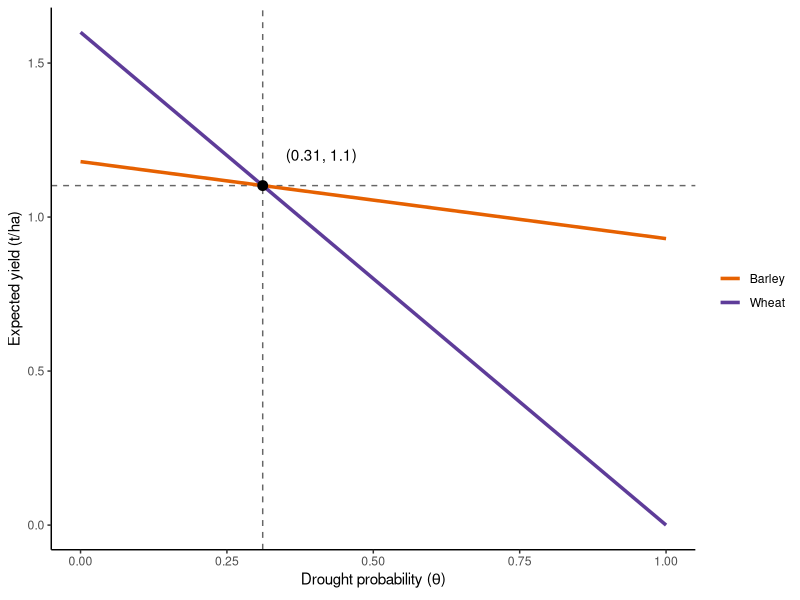

Source code (R): (Note: this script raises an error after producing the figure.)
## ---- chunk 1
knitr::opts_chunk$set(echo = FALSE, cache = TRUE, fig.width = 5, fig.asp = 0.618)
library(raster)
library(ncdf4)
library(tidyverse)
library(patchwork)
## ---- chunk 2
wheat_dry <- 0
wheat_normal <- 1.6

barley_dry <- 0.93
barley_normal <- 1.18
## ---- chunk 3
expected_yield_wheat <- function(risk) {
  risk * wheat_dry + (1 - risk) * wheat_normal
}

expected_yield_barley <- function(risk) {
  risk * barley_dry + (1 - risk) * barley_normal
}

expected_yield <- function(risk) {
  expected_yield_wheat(risk) + expected_yield_barley(risk)
}

indiff <- tibble(risk = (barley_normal - wheat_normal) / (wheat_dry - wheat_normal - barley_dry + barley_normal),
                 yield = risk * wheat_dry + (1 - risk) * wheat_normal)
indiff_label <- paste0('(', round(indiff$risk, 2), ', ', round(indiff$yield, 2), ')')

tibble(risk = seq(0, 1, .1),
      Barley = expected_yield_barley(risk),
      Wheat = expected_yield_wheat(risk)) %>%
  gather(type, yield, Barley:Wheat) %>%
  ggplot(aes(risk, yield)) +
  geom_hline(yintercept = indiff$yield, linetype = 2, alpha = .6)+
  geom_vline(xintercept = indiff$risk, linetype = 2, alpha = .6) +
  geom_line(aes(color = type), size = 1.2) +
  geom_point(data = indiff, color = 'black', size = 3) +
  geom_text(data = indiff, label = indiff_label, nudge_x = 0.1, nudge_y = 0.1) +
  theme_classic() +
  scale_color_manual(values = c('#e66101', '#5e3c99'), name = '') +
  labs(x = expression('Drought probability (' * theta * ')'), y = 'Expected yield (t/ha)')
## ---- chunk 4
konya <- matrix(c(32.5, 37.9), nrow = 1) # point at which to sample TraCE
## ---- chunk 5
# convective precipitation
precc <- map(
  list.files('../Data/PRECC', full.names = TRUE)[-12],
  ~ brick(.) %>%
    raster::extract(konya, df = TRUE) %>%
    select(-ID) %>%
    gather(time, precc)
) %>%
  bind_rows()

# large-scale precipitation
precl <- map(
  list.files('../Data/PRECL', full.names = TRUE)[-12],
  ~ brick(.) %>%
    raster::extract(konya, df = TRUE) %>%
    select(-ID) %>%
    gather(time, precl)
) %>%
  bind_rows()
## ---- chunk 6
sim_past <- left_join(precc, precl, by = 'time') %>%
  mutate(
    rainfall = (precc + precl) * 2.628e+9, # unit conversion
    year = rep(-10200:-5001, each = 12),
    # hardcode dates instead of using ncdf time because of date shift with averaging period
    month = rep(1:12, times = 5200)
  ) %>%
  select(-time,-precl,-precc) %>%
  mutate(water_year = if_else(month %in% 10:12, year + 1L, year)) %>%
  filter(!(month %in% c(6:9))) %>%
  group_by(water_year) %>%
  add_tally() %>%
  filter(n == 8) %>%
  summarise(precip = sum(rainfall)) %>%
  mutate(drought = precip < 300) %>%
  filter(between(water_year, -9500, -5500)) %>%
  mutate(time_step = ceiling(water_year / 50),
         year = time_step * 50) %>%
  group_by(year) %>%
  summarise(risk = sum(drought) / 50) %>%
  filter(year != min(year)) 
## ---- chunk 7
sim_past %>%
  ggplot(aes(year, risk, fill = risk, color = risk)) +
  geom_hline(yintercept = indiff$risk, color = 'black', linetype = 2, size = 1) +
  geom_col(width = 38)  +
  scale_fill_distiller(palette = 'PuOr') +
  scale_color_distiller(palette = 'PuOr')+
  theme_minimal() +
  labs(x = 'Years BP', y = 'Drought risk') + theme(legend.position = "none")
## ---- chunk 8
prior <- function(m, n) {
  domain <- seq(0,1,0.005)
  val <- dbeta(domain, n * m, n * (1 - m))
  tibble('x' = domain, 'y' = val)
}

tibble(Age = seq(5, 50, 5),
       risk = 0.5) %>%
  mutate(belief = map2(risk, Age, ~prior(.x, .y))) %>%
  unnest(cols = c(belief)) %>%
  ggplot(aes(x, y)) +
  geom_line(aes(group = Age, color = Age), size = 1.2) +
  scale_color_distiller(palette = 'PuOr', guide = 'legend') +
  labs(x = expression('Perceived drought risk (' * theta * ')'), y = 'Density') +
  theme_classic()
## ---- chunk 9
prior2 <- function(a, b) {
  domain <- seq(0,1,0.005)
  val <- dbeta(domain, a, b)
  tibble('x' = domain, 'y' = val)
}

tibble(alpha = c(15 * 0.2, 50 * 0.2, 15 * 0.2 + 25 * 0.4, 50 * 0.2 + 25 * 0.4),
       beta = c(15 * 0.8, 50 * 0.8, 15 * 0.8 + 25 * 0.6, 50 * 0.8 + 25 * 0.6),
       time = factor(c('prior', 'prior', 'posterior', 'posterior'), levels = c('prior', 'posterior')),
       age = factor(c('15-year-old agent', '50-year-old agent', '15-year-old agent', '50-year-old agent'), levels = c('15-year-old agent', '50-year-old agent'))) %>%
  mutate(belief = map2(alpha, beta, ~prior2(.x, .y))) %>%
  unnest(cols = c(belief)) %>%
  ggplot(aes(x, y)) +
  geom_line(aes(group = time, color = time), size = 1.2, alpha = .9) +
scale_color_manual(values = c('#5e3c99', '#e66101'), name = '') +
    facet_wrap(~age, strip.position = 'bottom') +
    theme_classic() +
  theme(strip.background = element_blank(),
        legend.position = c(.43, .5),
        strip.placement = "outside") +
  labs(x = expression('Perceived drought risk (' * theta * ')'), y = 'Density')
## ---- chunk 10
agents <- tibble(id = 1:150, 
                 alpha = 1.5,
                 beta = 1.5,
                 risk = alpha / (alpha + beta),
                 crop = 'barley')

learn <- function(agents, drought) {
  if (drought == 'TRUE') wheat_yield <- wheat_dry; barley_yield <- barley_dry
  if (drought == 'FALSE') wheat_yield <- wheat_normal; barley_yield <- barley_normal

  agents %>%
    # farmer's turn to decide what to plant
      mutate(yield_exp = expected_yield(risk),
         barley_exp = expected_yield_barley(risk),
         wheat_exp = expected_yield_wheat(risk),
         crop = case_when(barley_exp > wheat_exp ~ 'barley',
                              barley_exp < wheat_exp ~ 'wheat',
                              barley_exp == wheat_exp ~ 'either'),
         prediction = map2(alpha, beta, ~rbeta(100, .x, .y)), # sample 100 as if agent is thinking in percentages
         wheat_prop = map_dbl(prediction, ~sum(. < indiff$risk)) / 100) %>%
      select(-prediction) %>%
  # "nature's" turn to decide realized yields
    mutate(alpha = drought + alpha,
           beta = beta + 1 - drought,
           risk = map2_dbl(alpha, beta, ~rbeta(1, .x, .y)))
}
## ---- chunk 11
set.seed(11111)
droughts <- c(runif(25) < 0.2, runif(25) < 0.4, runif(25) < 0.2)

run_sim <- function(droughts) {
  accumulate(droughts, ~learn(.x, .y), .init = agents) %>% 
    bind_rows(.id = 'time') %>%
    mutate(time = as.numeric(time)) %>%
    filter(time > 1)
}

sim1 <- run_sim(droughts)
## ---- chunk 12
a <- ggplot(sim1) +
  geom_rect(aes(xmin = 25, xmax = 50, ymin = -Inf, ymax = Inf), fill = 'lightgray', alpha = .2) +
  geom_point(aes(time, risk), alpha = .1) +
  geom_hline(yintercept = indiff$risk, color = 'red', linetype = 2) +
  theme_classic() +
  labs(x = 'Year', y = 'Perceived drought risk')

b <- sim1 %>%
  group_by(time, crop) %>%
  tally() %>%
ggplot(aes(time, n, fill = crop, color = crop)) +
  geom_bar(width = 1, stat = 'identity', position = 'fill') +
    scale_fill_manual(values = c('#f1a340', '#998ec3'), name = '') + 
    scale_color_manual(values = c('#f1a340', '#998ec3'), name = '') + 
    labs(x = 'Year', y = 'Proportion of wheat') +
  theme_classic()

a / b + plot_annotation(tag_levels = 'A')
